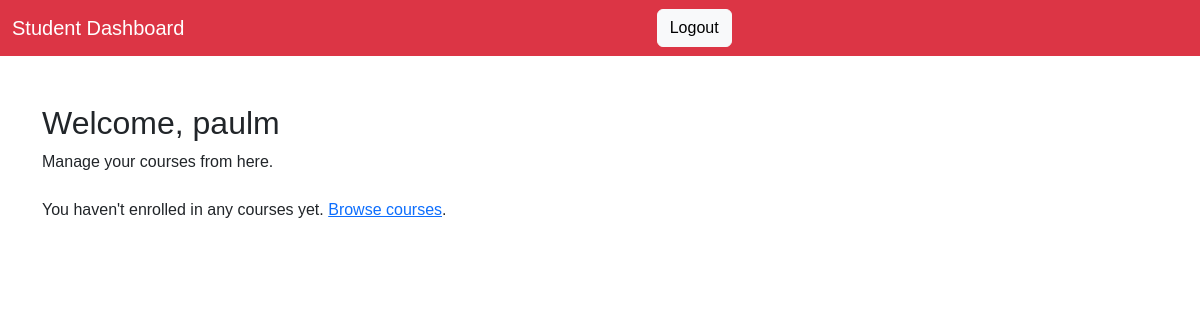
Page /studentdashboard/ (signed in) on the earlier database version.
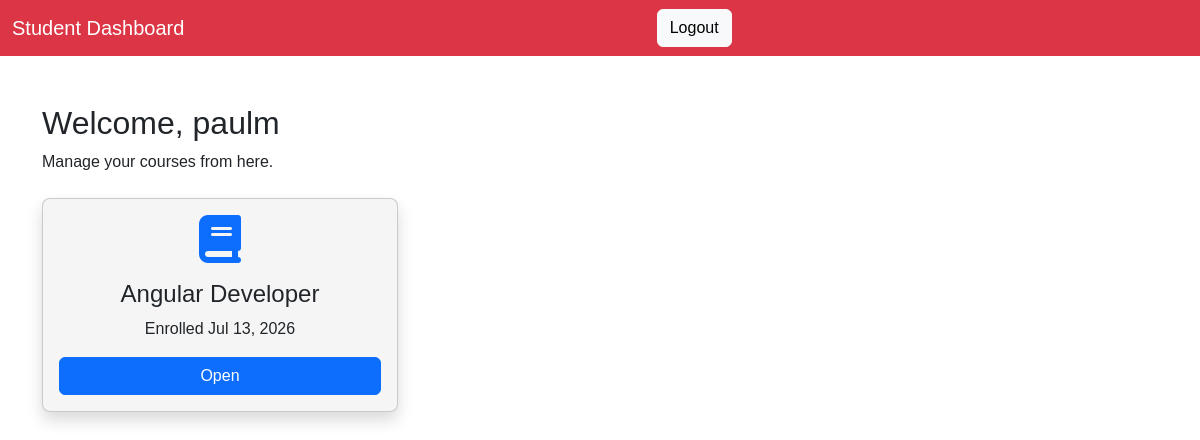
Same page on the later database version.
### myapp/models.py (models this page shows, shortened)
class Enrollment(models.Model):
    student = models.ForeignKey(User, on_delete=models.CASCADE, related_name='enrollments')
    course = models.ForeignKey(Courses, on_delete=models.CASCADE, related_name='enrollments')
    enrolled_at = models.DateTimeField(auto_now_add=True)

class Courses(models.Model):
    user=models.ForeignKey('auth.user',on_delete=models.CASCADE)
    product_name=models.CharField(max_length=200)
    description=models.TextField(null=True)
    qty=models.IntegerField(default=1)
    product_image=models.ImageField(upload_to='product_images/',blank=True,null=True)
    price=models.DecimalField(max_digits=10,decimal_places=2)

### myapp/views.py (the view)
# urls.py: path('studentdashboard/',stdash,name='studentdashboard'),
@login_required
def stdash(request):
    enrollments = Enrollment.objects.filter(student=request.user).select_related('course')
    return render(request, 'pages/studentdashboard.html', {
        'enrollments': enrollments,
    })

### myapp/templates/pages/studentdashboard.html (shortened to what this page needs)
{% load static %}
<!DOCTYPE html>
<html lang="en">
<head>
    <link href="https://cdn.jsdelivr.net/npm/bootstrap@5.3.3/dist/css/bootstrap.min.css" rel="stylesheet">
    <link rel="stylesheet" href="https://cdnjs.cloudflare.com/ajax/libs/font-awesome/6.6.0/css/all.min.css">
    <link rel="stylesheet" href="{% static 'style/style.css' %}?v=1">
</head>
<body>
    <nav class="navbar navbar-dark bg-danger">
        <div class="container-fluid">
            <a class="navbar-brand" href="{% url 'index' %}">Student Dashboard</a>
            <a href="{% url 'logout' %}" class="btn btn-light" >Logout</a>
        </div>
    </nav>
    <div class="container mt-5">
        <h2>Welcome, {{ request.user.username }}</h2>
        <p>Manage your courses from here.</p>
        <div class="row mt-4">
            {% for enrollment in enrollments %}
            <div class="col-md-4 mb-4">
                <div class="card shadow">
                    <div class="card-body text-center">
                        <i class="fa-solid fa-book fa-3x text-primary"></i>
                        <h4 class="mt-3">{{ enrollment.course.product_name }}</h4>
                        <p>Enrolled {{ enrollment.enrolled_at|date:"M d, Y" }}</p>
                        <a href="{% url 'course_detail' enrollment.course.id %}" class="btn btn-primary">Open</a>
                    </div>
                </div>
            </div>
            {% empty %}
            <div class="col-12">
                <p>You haven't enrolled in any courses yet. <a href="{% url 'index' %}">Browse courses</a>.</p>
            </div>
            {% endfor %}
        </div>
    </div>
</body>
</html>

### myapp/static/style/style.css (style rules this page uses)
html, body { overflow-x: hidden; max-width: 100%; scroll-behavior: smooth; font-family:Arial, Helvetica, sans-serif; }
@media (max-width:2560px) { body { display: flex; flex-direction: column; min-height: 100vh; } }
@media (max-width:2560px) { nav { padding: 0 20px; } }
@media (max-width:2560px) { .container .card { background: whitesmoke; border-radius: 8px; box-shadow: 0px 0 15px rgba(0, 0, 0, 0.15); } }
@media (max-width:2560px) { * { margin: 0; padding: 0; box-sizing: border-box; } }
@media (max-width:2560px) { .r img,.btn { display:block; margin:0 auto; } }

Differences in the rows shown:
added Enrollment: course.product_name "Angular Developer", enrolled_at "Jul 13, 2026"
Other differences:
text no longer shown: "You haven't enrolled in any courses yet. Browse courses ."
